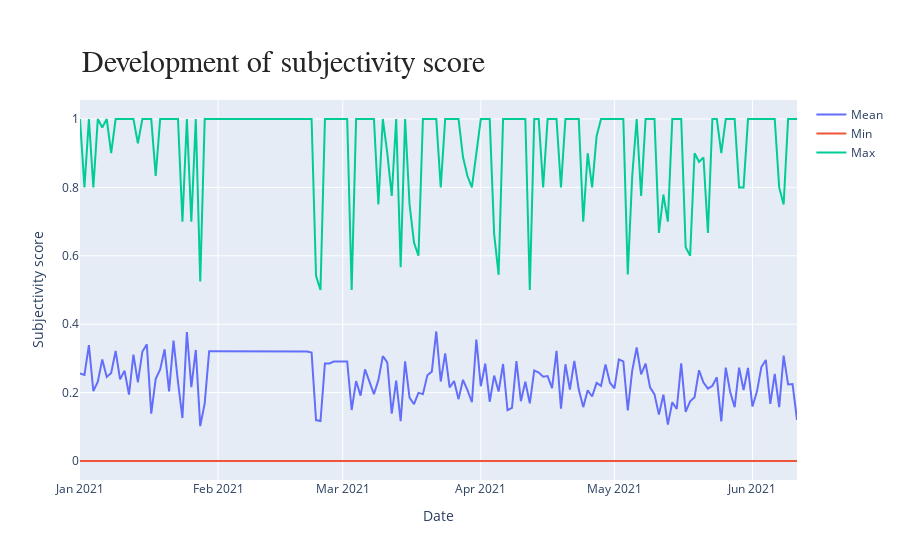

Notebook code for this chart:
### Code cell
import plotly.graph_objects as go

fig3 = go.Figure()
fig3.add_trace(go.Scatter(x=df.date, y=df.subjectivity_mean,
                    mode='lines',
                    name='Mean'))
fig3.add_trace(go.Scatter(x=df.date, y=df.subjectivity_min,
                    mode='lines',
                    name='Min'))
fig3.add_trace(go.Scatter(x=df.date, y=df.subjectivity_max,
                    mode='lines',
                    name='Max'))
title = []
title.append(dict(xref='paper', yref='paper', x=0.0, y=1.05,
                              xanchor='left', yanchor='bottom',
                              text='Development of subjectivity score',
                              font=dict(family='Arial',
                                        size=30,
                                        color='rgb(37,37,37)'),
                              showarrow=False))
fig3.update_layout(xaxis_title='Date',
                   yaxis_title='Subjectivity score',
                  annotations=title)
fig3.show()

### Figure 1 — Plotly figure (JSON) as saved in the notebook; plotly's stock layout.template omitted (floating-point values rounded to 4 significant figures; data arrays with more than 128 entries replaced by an {"elided": "..."} marker saying what was removed)
{"data": [{"mode": "lines", "name": "Mean", "type": "scatter", "x": {"elided": "161 str values"}, "y": {"elided": "161 float values"}}, {"mode": "lines", "name": "Min", "type": "scatter", "x": {"elided": "161 str values"}, "y": {"elided": "161 int values"}}, {"mode": "lines", "name": "Max", "type": "scatter", "x": {"elided": "161 str values"}, "y": {"elided": "161 float values"}}], "layout": {"annotations": [{"font": {"color": "rgb(37,37,37)", "family": "Arial", "size": 30}, "showarrow": false, "text": "Development of subjectivity score", "x": 0, "xanchor": "left", "xref": "paper", "y": 1.05, "yanchor": "bottom", "yref": "paper"}], "xaxis": {"title": {"text": "Date"}}, "yaxis": {"title": {"text": "Subjectivity score"}}}}
